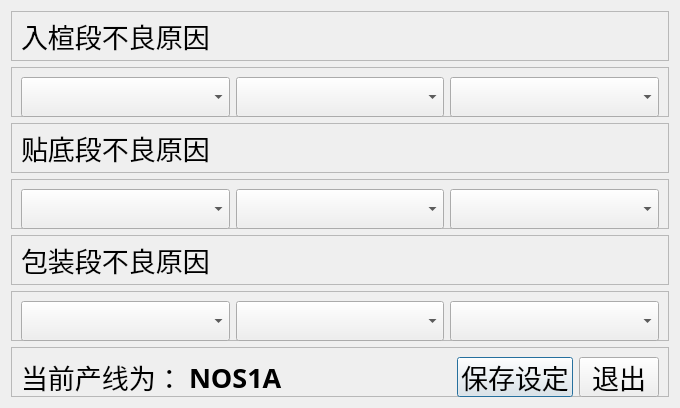
<?xml version="1.0" encoding="UTF-8"?>
<ui version="4.0">
 <class>Dialog</class>
 <widget class="QDialog" name="Dialog">
  <property name="geometry">
   <rect>
    <x>0</x>
    <y>0</y>
    <width>680</width>
    <height>404</height>
   </rect>
  </property>
  <property name="windowTitle">
   <string>各段不良设置</string>
  </property>
  <layout class="QVBoxLayout" name="verticalLayout">
   <item>
    <widget class="QFrame" name="frame">
     <property name="minimumSize">
      <size>
       <width>0</width>
       <height>50</height>
      </size>
     </property>
     <property name="maximumSize">
      <size>
       <width>16777215</width>
       <height>50</height>
      </size>
     </property>
     <property name="frameShape">
      <enum>QFrame::StyledPanel</enum>
     </property>
     <property name="frameShadow">
      <enum>QFrame::Raised</enum>
     </property>
     <layout class="QHBoxLayout" name="horizontalLayout">
      <item>
       <widget class="QLabel" name="label">
        <property name="font">
         <font>
          <family>微软雅黑 Light</family>
          <pointsize>20</pointsize>
         </font>
        </property>
        <property name="text">
         <string>入楦段不良原因</string>
        </property>
       </widget>
      </item>
      <item>
       <spacer name="horizontalSpacer">
        <property name="orientation">
         <enum>Qt::Horizontal</enum>
        </property>
        <property name="sizeHint" stdset="0">
         <size>
          <width>444</width>
          <height>20</height>
         </size>
        </property>
       </spacer>
      </item>
     </layout>
    </widget>
   </item>
   <item>
    <widget class="QFrame" name="frame_2">
     <property name="maximumSize">
      <size>
       <width>16777215</width>
       <height>50</height>
      </size>
     </property>
     <property name="frameShape">
      <enum>QFrame::StyledPanel</enum>
     </property>
     <property name="frameShadow">
      <enum>QFrame::Raised</enum>
     </property>
     <layout class="QHBoxLayout" name="horizontalLayout_4">
      <item>
       <widget class="QComboBox" name="comboBox">
        <property name="minimumSize">
         <size>
          <width>0</width>
          <height>40</height>
         </size>
        </property>
        <property name="maximumSize">
         <size>
          <width>16777215</width>
          <height>40</height>
         </size>
        </property>
        <property name="font">
         <font>
          <family>微软雅黑 Light</family>
          <pointsize>20</pointsize>
         </font>
        </property>
       </widget>
      </item>
      <item>
       <widget class="QComboBox" name="comboBox_2">
        <property name="minimumSize">
         <size>
          <width>0</width>
          <height>40</height>
         </size>
        </property>
        <property name="maximumSize">
         <size>
          <width>16777215</width>
          <height>40</height>
         </size>
        </property>
        <property name="font">
         <font>
          <family>微软雅黑 Light</family>
          <pointsize>20</pointsize>
         </font>
        </property>
       </widget>
      </item>
      <item>
       <widget class="QComboBox" name="comboBox_3">
        <property name="minimumSize">
         <size>
          <width>0</width>
          <height>40</height>
         </size>
        </property>
        <property name="maximumSize">
         <size>
          <width>16777215</width>
          <height>40</height>
         </size>
        </property>
        <property name="font">
         <font>
          <family>微软雅黑 Light</family>
          <pointsize>20</pointsize>
         </font>
        </property>
       </widget>
      </item>
     </layout>
    </widget>
   </item>
   <item>
    <widget class="QFrame" name="frame_6">
     <property name="minimumSize">
      <size>
       <width>0</width>
       <height>50</height>
      </size>
     </property>
     <property name="maximumSize">
      <size>
       <width>16777215</width>
       <height>50</height>
      </size>
     </property>
     <property name="frameShape">
      <enum>QFrame::StyledPanel</enum>
     </property>
     <property name="frameShadow">
      <enum>QFrame::Raised</enum>
     </property>
     <layout class="QHBoxLayout" name="horizontalLayout_2">
      <item>
       <widget class="QLabel" name="label_2">
        <property name="font">
         <font>
          <family>微软雅黑 Light</family>
          <pointsize>20</pointsize>
         </font>
        </property>
        <property name="text">
         <string>贴底段不良原因</string>
        </property>
       </widget>
      </item>
      <item>
       <spacer name="horizontalSpacer_2">
        <property name="orientation">
         <enum>Qt::Horizontal</enum>
        </property>
        <property name="sizeHint" stdset="0">
         <size>
          <width>444</width>
          <height>20</height>
         </size>
        </property>
       </spacer>
      </item>
     </layout>
    </widget>
   </item>
   <item>
    <widget class="QFrame" name="frame_3">
     <property name="maximumSize">
      <size>
       <width>16777215</width>
       <height>50</height>
      </size>
     </property>
     <property name="font">
      <font>
       <family>微软雅黑 Light</family>
       <pointsize>20</pointsize>
      </font>
     </property>
     <property name="frameShape">
      <enum>QFrame::StyledPanel</enum>
     </property>
     <property name="frameShadow">
      <enum>QFrame::Raised</enum>
     </property>
     <layout class="QHBoxLayout" name="horizontalLayout_5">
      <item>
       <widget class="QComboBox" name="comboBox_4">
        <property name="minimumSize">
         <size>
          <width>0</width>
          <height>40</height>
         </size>
        </property>
        <property name="maximumSize">
         <size>
          <width>16777215</width>
          <height>40</height>
         </size>
        </property>
       </widget>
      </item>
      <item>
       <widget class="QComboBox" name="comboBox_5">
        <property name="minimumSize">
         <size>
          <width>0</width>
          <height>40</height>
         </size>
        </property>
        <property name="maximumSize">
         <size>
          <width>16777215</width>
          <height>40</height>
         </size>
        </property>
       </widget>
      </item>
      <item>
       <widget class="QComboBox" name="comboBox_6">
        <property name="minimumSize">
         <size>
          <width>0</width>
          <height>40</height>
         </size>
        </property>
        <property name="maximumSize">
         <size>
          <width>16777215</width>
          <height>40</height>
         </size>
        </property>
       </widget>
      </item>
     </layout>
    </widget>
   </item>
   <item>
    <widget class="QFrame" name="frame_4">
     <property name="minimumSize">
      <size>
       <width>0</width>
       <height>50</height>
      </size>
     </property>
     <property name="maximumSize">
      <size>
       <width>16777215</width>
       <height>50</height>
      </size>
     </property>
     <property name="frameShape">
      <enum>QFrame::StyledPanel</enum>
     </property>
     <property name="frameShadow">
      <enum>QFrame::Raised</enum>
     </property>
     <layout class="QHBoxLayout" name="horizontalLayout_3">
      <item>
       <widget class="QLabel" name="label_3">
        <property name="font">
         <font>
          <family>微软雅黑 Light</family>
          <pointsize>20</pointsize>
         </font>
        </property>
        <property name="text">
         <string>包装段不良原因</string>
        </property>
       </widget>
      </item>
      <item>
       <spacer name="horizontalSpacer_3">
        <property name="orientation">
         <enum>Qt::Horizontal</enum>
        </property>
        <property name="sizeHint" stdset="0">
         <size>
          <width>444</width>
          <height>20</height>
         </size>
        </property>
       </spacer>
      </item>
     </layout>
    </widget>
   </item>
   <item>
    <widget class="QFrame" name="frame_5">
     <property name="maximumSize">
      <size>
       <width>16777215</width>
       <height>50</height>
      </size>
     </property>
     <property name="font">
      <font>
       <family>微软雅黑 Light</family>
       <pointsize>20</pointsize>
      </font>
     </property>
     <property name="frameShape">
      <enum>QFrame::StyledPanel</enum>
     </property>
     <property name="frameShadow">
      <enum>QFrame::Raised</enum>
     </property>
     <layout class="QHBoxLayout" name="horizontalLayout_6">
      <item>
       <widget class="QComboBox" name="comboBox_7">
        <property name="minimumSize">
         <size>
          <width>0</width>
          <height>40</height>
         </size>
        </property>
        <property name="maximumSize">
         <size>
          <width>16777215</width>
          <height>40</height>
         </size>
        </property>
       </widget>
      </item>
      <item>
       <widget class="QComboBox" name="comboBox_8">
        <property name="minimumSize">
         <size>
          <width>0</width>
          <height>40</height>
         </size>
        </property>
        <property name="maximumSize">
         <size>
          <width>16777215</width>
          <height>40</height>
         </size>
        </property>
       </widget>
      </item>
      <item>
       <widget class="QComboBox" name="comboBox_9">
        <property name="minimumSize">
         <size>
          <width>0</width>
          <height>40</height>
         </size>
        </property>
        <property name="maximumSize">
         <size>
          <width>16777215</width>
          <height>40</height>
         </size>
        </property>
       </widget>
      </item>
     </layout>
    </widget>
   </item>
   <item>
    <widget class="QFrame" name="frame_7">
     <property name="minimumSize">
      <size>
       <width>0</width>
       <height>50</height>
      </size>
     </property>
     <property name="maximumSize">
      <size>
       <width>16777215</width>
       <height>50</height>
      </size>
     </property>
     <property name="font">
      <font>
       <family>微软雅黑 Light</family>
       <pointsize>20</pointsize>
      </font>
     </property>
     <property name="frameShape">
      <enum>QFrame::StyledPanel</enum>
     </property>
     <property name="frameShadow">
      <enum>QFrame::Raised</enum>
     </property>
     <layout class="QHBoxLayout" name="horizontalLayout_7">
      <item>
       <widget class="QLabel" name="label_4">
        <property name="minimumSize">
         <size>
          <width>0</width>
          <height>40</height>
         </size>
        </property>
        <property name="maximumSize">
         <size>
          <width>16777215</width>
          <height>40</height>
         </size>
        </property>
        <property name="text">
         <string>当前产线为：</string>
        </property>
       </widget>
      </item>
      <item>
       <widget class="QLabel" name="label_5">
        <property name="minimumSize">
         <size>
          <width>0</width>
          <height>40</height>
         </size>
        </property>
        <property name="maximumSize">
         <size>
          <width>16777215</width>
          <height>40</height>
         </size>
        </property>
        <property name="font">
         <font>
          <family>微软雅黑</family>
          <weight>75</weight>
          <bold>true</bold>
         </font>
        </property>
        <property name="text">
         <string>NOS1A</string>
        </property>
       </widget>
      </item>
      <item>
       <spacer name="horizontalSpacer_4">
        <property name="orientation">
         <enum>Qt::Horizontal</enum>
        </property>
        <property name="sizeHint" stdset="0">
         <size>
          <width>164</width>
          <height>20</height>
         </size>
        </property>
       </spacer>
      </item>
      <item>
       <widget class="QPushButton" name="pushButton">
        <property name="minimumSize">
         <size>
          <width>0</width>
          <height>40</height>
         </size>
        </property>
        <property name="maximumSize">
         <size>
          <width>16777215</width>
          <height>40</height>
         </size>
        </property>
        <property name="text">
         <string>保存设定</string>
        </property>
       </widget>
      </item>
      <item>
       <widget class="QPushButton" name="pushButton_2">
        <property name="minimumSize">
         <size>
          <width>0</width>
          <height>40</height>
         </size>
        </property>
        <property name="maximumSize">
         <size>
          <width>16777215</width>
          <height>40</height>
         </size>
        </property>
        <property name="text">
         <string>退出</string>
        </property>
       </widget>
      </item>
     </layout>
    </widget>
   </item>
  </layout>
 </widget>
 <resources/>
 <connections>
  <connection>
   <sender>pushButton_2</sender>
   <signal>clicked()</signal>
   <receiver>Dialog</receiver>
   <slot>reject()</slot>
   <hints>
    <hint type="sourcelabel">
     <x>660</x>
     <y>484</y>
    </hint>
    <hint type="destinationlabel">
     <x>416</x>
     <y>-19</y>
    </hint>
   </hints>
  </connection>
 </connections>
</ui>
